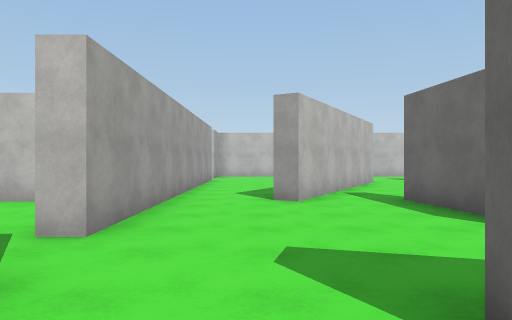
view 1 (above)

17 first-person views from a walk through a scene from a Unity 3-D project. The camera is 1.5 m above the floor, looks level and sees 70° across. The floor is counted in squares, 2 m on a side. Each view is taken from the middle of a square. On the plan, view 1 faces up. The plan holds only what a view shows up to about 11 squares ahead; the rest is blank. The player is left out. Surface patterns are stand-ins for the level's own textures.

view 2
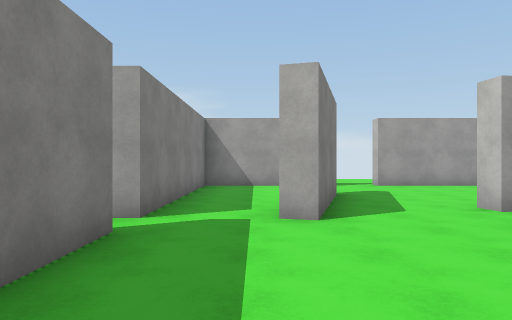

view 3
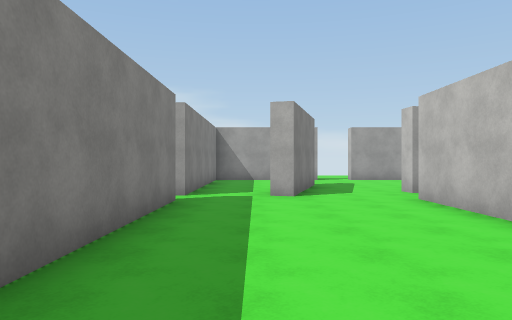

view 4
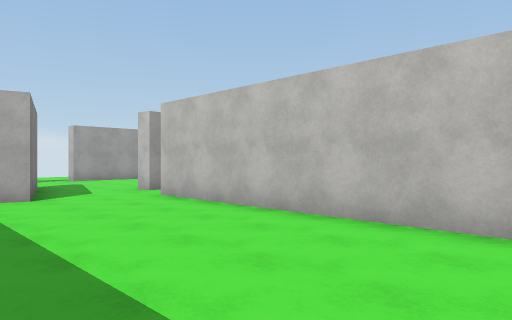

view 5
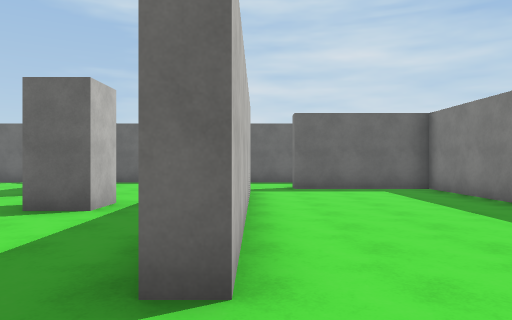

view 6
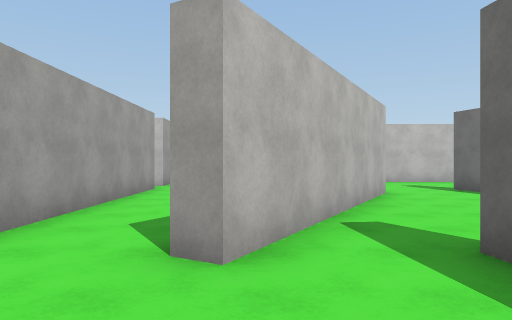

view 7
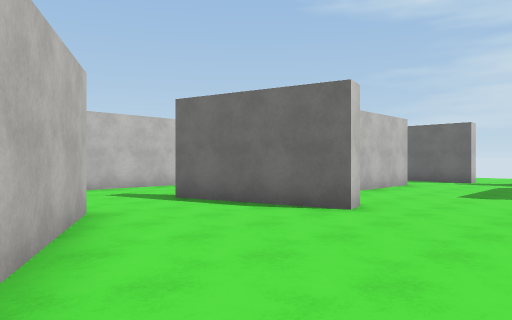

view 8
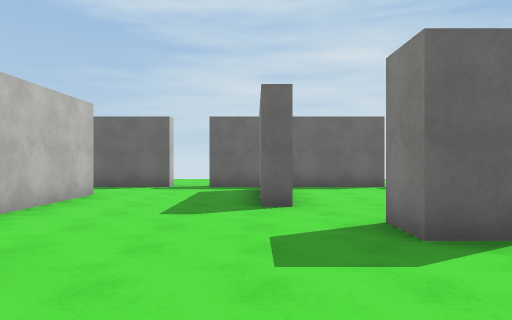

view 9
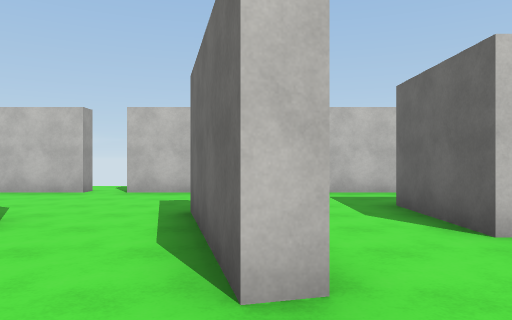

view 10
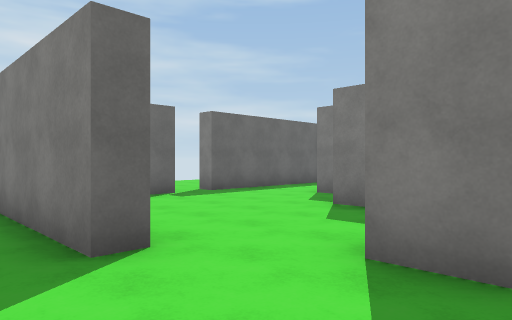

view 11
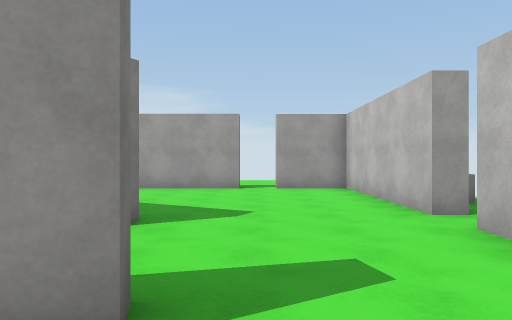

view 12
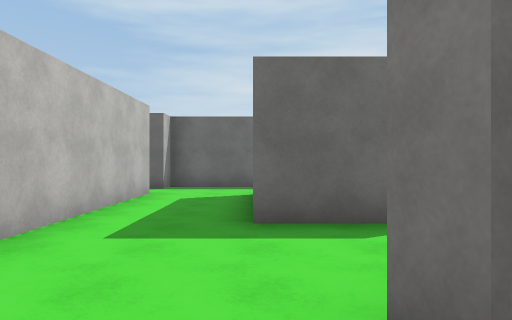

view 13
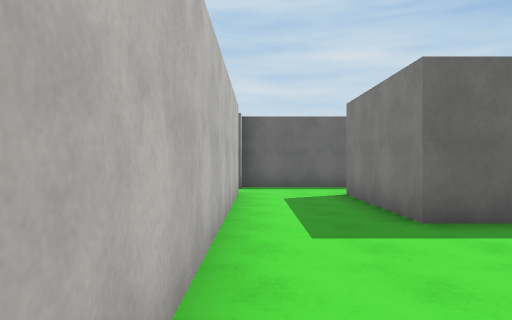

view 14
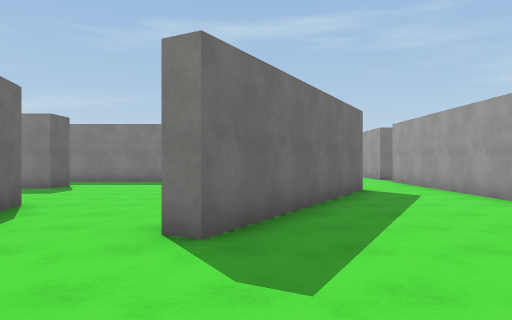

view 15
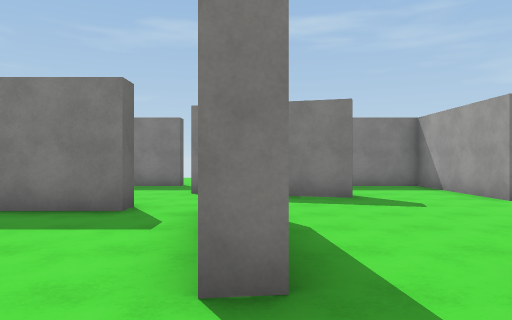

view 16
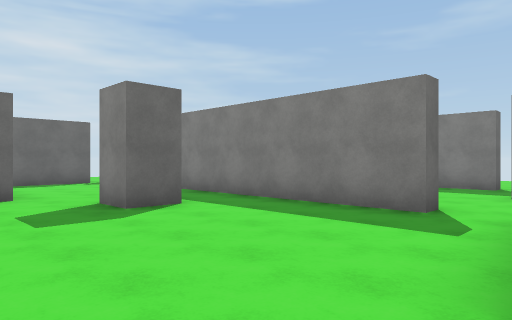

view 17
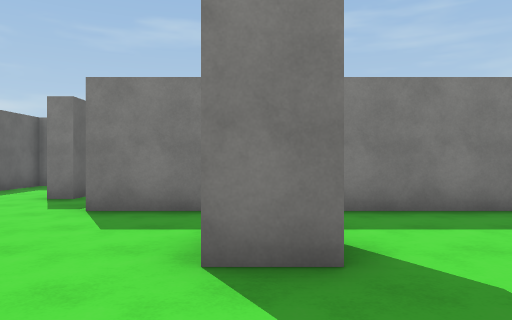

### Floor plan
Ten units are one square. View 1 is at (0, 0); x grows to the right and y downward. Boxes are objects, and circles mark ways between rooms. Rooms are numbered by the first view taken in them; rooms with no view inside come last. Other rooms are left out.
<svg viewBox="-25 -175 182 200">
<path fill="none" stroke="#000" d="M52 15 125 15 125 -20M45 -8 43 -3M114 -31 50 -31M-16 -4 -16 15 44 15M75 -100 69 -99 60 -133 65 -135 66 -130M109 -74 109 -79 142 -79M28 -70 34 -70M37 -40 37 -36 32 -35M50 -31 50 -36 115 -36M130 -115 93 -115 93 -140 130 -140M3 -69 35 -126 40 -123 8 -66M152 -104 152 -164M30 -164 -16 -164 -16 -145M125 -20 130 -20M25 -13 45 -8M152 -44 152 -94M132 -164 40 -164M-16 -136 -16 -56M152 15 152 -33M-16 -24 -16 -4M-16 -56 -16 -36M8 -66 3 -69M10 -14 11 -17 25 -13M31 -49 28 -70"/>
<rect x="85" y="-65" width="10" height="10" fill="#bbb"><title>block</title></rect>
<circle cx="120" cy="-30" r="3" fill="#2a7"/>
<circle cx="40" cy="-20" r="3" fill="#2a7"/>
<circle cx="-5" cy="-10" r="3" fill="#2a7"/>
<circle cx="-5" cy="-65" r="3" fill="#2a7"/>
<circle cx="20" cy="-70" r="3" fill="#2a7"/>
<circle cx="30" cy="-25" r="3" fill="#2a7"/>
<text x="70" y="0">1</text>
<text x="70" y="-90">2</text>
<text x="0" y="-40">3</text>
</svg>
Room 1 opens to room 2. Room 1 opens to room 3. Room 2 opens to room 3.

Where each view was taken, in squares from view 1:
view 1: 0 up, 0 right, facing up
view 2: 0 up, 9 right, facing left
view 3: 0 up, 12 right, facing left
view 4: 1 down, 12 right, facing up-left
view 5: 3 up, 3 right, facing right
view 6: 4 up, 1 right, facing up
view 7: 7 up, 2 right, facing up-right
view 8: 8 up, 5 right, facing right
view 9: 8 up, 7 right, facing up
view 10: 9 up, 8 right, facing down-right
view 11: 14 up, 8 right, facing left
view 12: 14 up, 5 right, facing right
view 13: 16 up, 5 right, facing right
view 14: 16 up, 3 right, facing down
view 15: 9 up, 3 right, facing down
view 16: 9 up, 3 right, facing down-right
view 17: 9 up, 9 right, facing down
